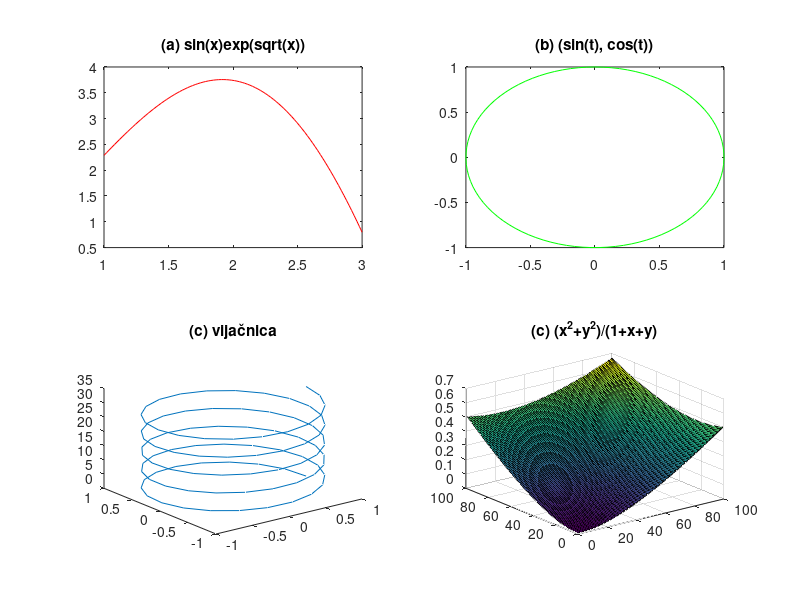

This chart was generated by the following MATLAB code:
% (a)
x = linspace(1,3);
y = sin(x).* exp(sqrt(x));

subplot(2,2,1);
plot(x,y,'r');
title('(a) sin(x)exp(sqrt(x))');

% (b)
t = linspace(0, 2*pi);
x = sin(t);
y = cos(t);

subplot(2,2,2);
graf2 = plot(x,y,'g');
title('(b) (sin(t), cos(t))')

% (c)
t = linspace(0, 10*pi);
x = cos(t);
y= sin(t);
z = t;

subplot(2,2,3);
plot3(x, y, z)
title('(c) vijačnica')


% (d)
x = linspace(0, 1);
y = linspace(0, 1);
[X,Y] = meshgrid(x,y);
z = (X.^2+Y.^2)./(1+X+Y);

subplot(2,2,4);
surf(z);
title('(c) (x^2+y^2)/(1+x+y)')